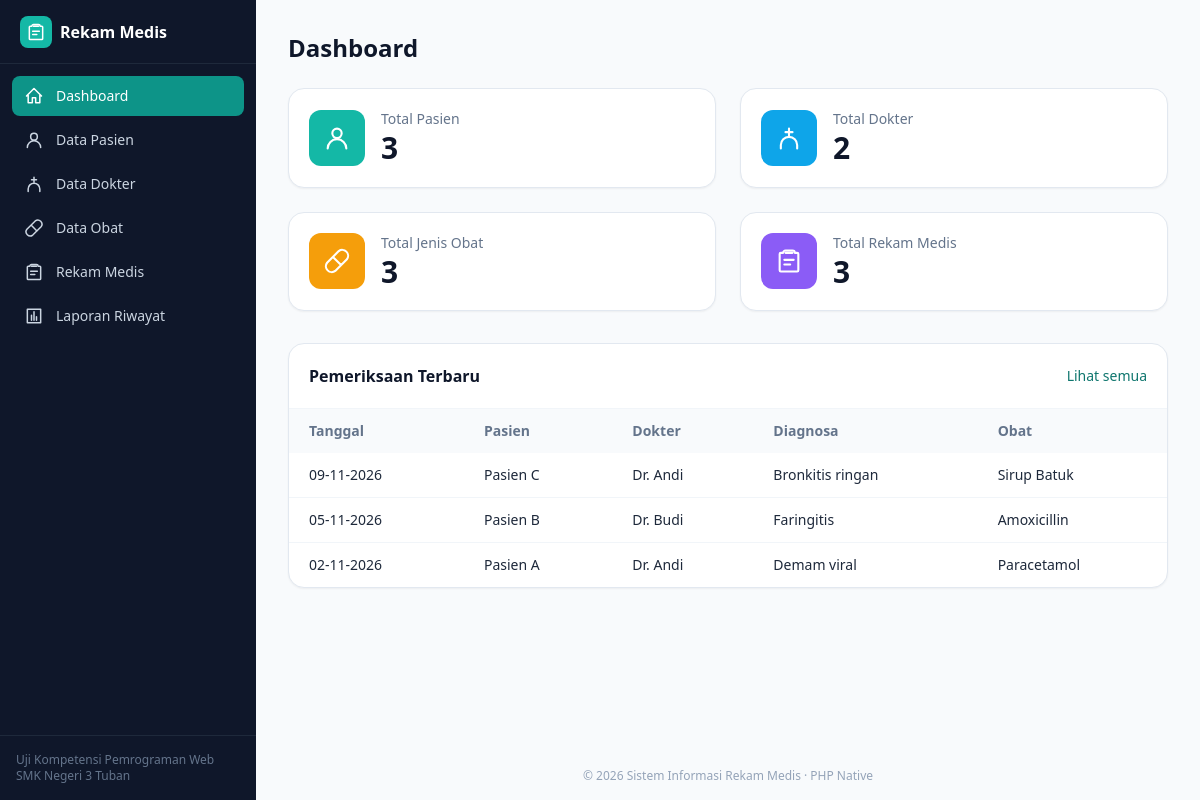
The page / on the database its author committed.
### tables this page shows
CREATE TABLE `rekam_medis` (
  `id_rekam`        INT(11)      NOT NULL AUTO_INCREMENT,
  `id_pasien`       INT(11)      NOT NULL,
  `id_dokter`       INT(11)      NOT NULL,
  `id_obat`         INT(11)      NOT NULL,
  `tanggal_periksa` DATE         NOT NULL,
  `keluhan`         TEXT         NOT NULL,
  `diagnosa`        TEXT         NOT NULL,
  `tindakan`        TEXT         NOT NULL,
  `resep`           VARCHAR(100) NOT NULL,
  PRIMARY KEY (`id_rekam`),
  KEY `idx_rm_pasien` (`id_pasien`),
  KEY `idx_rm_dokter` (`id_dokter`),
  KEY `idx_rm_obat`   (`id_obat`),
  CONSTRAINT `fk_rm_pasien` FOREIGN KEY (`id_pasien`) REFERENCES `pasien` (`id_pasien`)
    ON DELETE RESTRICT ON UPDATE CASCADE,
  CONSTRAINT `fk_rm_dokter` FOREIGN KEY (`id_dokter`) REFERENCES `dokter` (`id_dokter`)
    ON DELETE RESTRICT ON UPDATE CASCADE,
  CONSTRAINT `fk_rm_obat`   FOREIGN KEY (`id_obat`)   REFERENCES `obat` (`id_obat`)
    ON DELETE RESTRICT ON UPDATE CASCADE
);

CREATE TABLE `pasien` (
  `id_pasien`     INT(11)      NOT NULL AUTO_INCREMENT,
  `no_rm`         VARCHAR(20)  NOT NULL,
  `nama_pasien`   VARCHAR(100) NOT NULL,
  `jenis_kelamin` ENUM('L','P') NOT NULL,
  `tanggal_lahir` DATE         NOT NULL,
  `alamat`        TEXT         NOT NULL,
  PRIMARY KEY (`id_pasien`),
  UNIQUE KEY `uk_no_rm` (`no_rm`)
);

CREATE TABLE `dokter` (
  `id_dokter`    INT(11)      NOT NULL AUTO_INCREMENT,
  `nama_dokter`  VARCHAR(100) NOT NULL,
  `spesialisasi` VARCHAR(50)  NOT NULL,
  PRIMARY KEY (`id_dokter`)
);

CREATE TABLE `obat` (
  `id_obat`    INT(11)      NOT NULL AUTO_INCREMENT,
  `nama_obat`  VARCHAR(100) NOT NULL,
  `satuan`     VARCHAR(30)  NOT NULL,
  `stok`       INT(11)      NOT NULL DEFAULT 0,
  PRIMARY KEY (`id_obat`)
);

### index.php (the view)
<?php
require __DIR__ . '/includes/functions.php';
$db = db();
$stats = [
    ['Total Pasien',        count_rows($db, 'pasien'),      'user',      'pasien.php',      'bg-teal-500'],
    ['Total Dokter',        count_rows($db, 'dokter'),      'doctor',    'dokter.php',      'bg-sky-500'],
    ['Total Jenis Obat',    count_rows($db, 'obat'),        'pill',      'obat.php',        'bg-amber-500'],
    ['Total Rekam Medis',   count_rows($db, 'rekam_medis'), 'clipboard', 'rekam_medis.php', 'bg-violet-500'],
];
$terbaru = fetch_all($db,
    "SELECT rm.tanggal_periksa, p.nama_pasien, d.nama_dokter, rm.diagnosa, o.nama_obat
       FROM rekam_medis rm
       INNER JOIN pasien p ON rm.id_pasien = p.id_pasien
       INNER JOIN dokter d ON rm.id_dokter = d.id_dokter
       INNER JOIN obat   o ON rm.id_obat   = o.id_obat
      ORDER BY rm.tanggal_periksa DESC, rm.id_rekam DESC
      LIMIT 5");
$pageTitle = 'Dashboard';
$active = 'dashboard';
require __DIR__ . '/includes/header.php';
?>
<div class="grid grid-cols-1 sm:grid-cols-2 xl:grid-cols-4 gap-4 sm:gap-6">
    <?php foreach ($stats as [$label, $total, $ic, $href, $color]): ?>
        <a href="<?= e($href) ?>" class="group bg-white rounded-2xl border border-slate-200 p-5 shadow-sm hover:shadow-md transition flex items-center gap-4">
            <span class="grid place-items-center w-14 h-14 rounded-xl text-white <?= $color ?>"><?= icon($ic, 'w-7 h-7') ?></span>
            <div>
                <p class="text-sm text-slate-500"><?= e($label) ?></p>
                <p class="text-3xl font-bold text-slate-900 leading-tight" data-stat="<?= e($label) ?>"><?= (int)$total ?></p>
            </div>
        </a>
    <?php endforeach; ?>
</div>
<section class="mt-8 bg-white rounded-2xl border border-slate-200 shadow-sm">
    <div class="flex items-center justify-between p-5 border-b border-slate-100">
        <h2 class="font-semibold text-slate-900">Pemeriksaan Terbaru</h2>
        <a href="laporan.php" class="text-sm font-medium text-teal-700 hover:underline">Lihat semua</a>
    </div>
    <?php if (!$terbaru): ?>
        <p class="p-6 text-sm text-slate-500">Belum ada riwayat pemeriksaan.</p>
    <?php else: ?>
        <div class="overflow-x-auto">
            <table class="w-full text-sm min-w-[640px]">
                <thead class="bg-slate-50 text-left text-slate-500">
                    <tr><th class="px-5 py-3">Tanggal</th><th class="px-5 py-3">Pasien</th><th class="px-5 py-3">Dokter</th><th class="px-5 py-3">Diagnosa</th><th class="px-5 py-3">Obat</th></tr>
                </thead>
                <tbody class="divide-y divide-slate-100">
                <?php foreach ($terbaru as $r): ?>
                    <tr>
                        <td class="px-5 py-3 whitespace-nowrap"><?= e(tgl($r['tanggal_periksa'])) ?></td>
                        <td class="px-5 py-3 font-medium"><?= e($r['nama_pasien']) ?></td>
                        <td class="px-5 py-3"><?= e($r['nama_dokter']) ?></td>
                        <td class="px-5 py-3"><?= e($r['diagnosa']) ?></td>
                        <td class="px-5 py-3"><?= e($r['nama_obat']) ?></td>
                    </tr>
                <?php endforeach; ?>
                </tbody>
            </table>
        </div>
    <?php endif; ?>
</section>
<?php require __DIR__ . '/includes/footer.php'; ?>

### includes/header.php (shortened to what this page needs)
<?php
$pageTitle = $pageTitle ?? 'Rekam Medis';
$active    = $active ?? '';
$menu = [
    'dashboard'   => ['index.php',       'Dashboard',          'home'],
    'pasien'      => ['pasien.php',      'Data Pasien',        'user'],
    'dokter'      => ['dokter.php',      'Data Dokter',        'doctor'],
    'obat'        => ['obat.php',        'Data Obat',          'pill'],
    'rekam_medis' => ['rekam_medis.php', 'Rekam Medis',        'clipboard'],
    'laporan'     => ['laporan.php',     'Laporan Riwayat',    'report'],
];
?>
<!doctype html>
<html lang="id">
<head>
    <script src="https://cdn.tailwindcss.com"></script>
</head>
<body class="bg-slate-50 text-slate-800 antialiased">
<aside id="sidebar"
       class="fixed inset-y-0 left-0 w-64 bg-slate-900 text-slate-200 z-40 transform -translate-x-full lg:translate-x-0 transition-transform duration-200 flex flex-col">
    <div class="flex items-center justify-between px-5 h-16 border-b border-slate-800">
        <div class="flex items-center gap-2 font-bold text-white">
            <span class="grid place-items-center w-8 h-8 rounded-lg bg-teal-500"><?= icon('clipboard', 'w-5 h-5 text-white') ?></span>
            Rekam Medis
        </div>
    </div>
    <nav class="flex-1 overflow-y-auto p-3 space-y-1">
        <?php foreach ($menu as $key => [$href, $label, $ic]): ?>
            <a href="<?= e($href) ?>"
               class="flex items-center gap-3 px-3 py-2.5 rounded-lg text-sm font-medium transition <?= $active === $key ? 'bg-teal-600 text-white' : 'hover:bg-slate-800 text-slate-300' ?>"
               <?= $active === $key ? 'aria-current="page"' : '' ?>>
                <?= icon($ic) ?> <?= e($label) ?>
            </a>
        <?php endforeach; ?>
    </nav>
    <div class="p-4 text-xs text-slate-500 border-t border-slate-800">Uji Kompetensi Pemrograman Web<br>SMK Negeri 3 Tuban</div>
</aside>
<div class="lg:ml-64 min-h-screen flex flex-col">
    <main class="flex-1 p-4 sm:p-6 lg:p-8 max-w-7xl w-full mx-auto">
        <div class="mb-6 hidden lg:block">
            <h1 class="text-2xl font-bold text-slate-900"><?= e($pageTitle) ?></h1>
        </div>

### includes/functions.php (shortened to what this page needs)
<?php
function e($v): string
{
    return htmlspecialchars((string)$v, ENT_QUOTES, 'UTF-8');
}
function fetch_all(mysqli $db, string $sql, string $types = '', array $params = []): array
{
    $st = $db->prepare($sql);
    $st->execute();
    $rows = $st->get_result()->fetch_all(MYSQLI_ASSOC);
    return $rows;
}
function tgl(string $d): string
{
    $dt = DateTime::createFromFormat('Y-m-d', $d);
    return $dt ? $dt->format('d-m-Y') : $d;
}
function icon(string $name, string $cls = 'w-5 h-5'): string
{
    $paths = [
        'home'     => 'M3 12l9-9 9 9M5 10v10h5v-6h4v6h5V10',
        'user'     => 'M12 12a4 4 0 100-8 4 4 0 000 8zM4 21a8 8 0 0116 0',
        'doctor'   => 'M12 4v6m-3-3h6M5 21v-3a7 7 0 0114 0v3',
        'pill'     => 'M10.5 20.5a5 5 0 01-7-7l10-10a5 5 0 017 7l-10 10zM8.5 8.5l7 7',
        'clipboard'=> 'M9 5h6M9 3h6a2 2 0 012 2v0h2a1 1 0 011 1v14a1 1 0 01-1 1H5a1 1 0 01-1-1V6a1 1 0 011-1h2v0a2 2 0 012-2zM8 11h8M8 15h5',
        'report'   => 'M9 17v-6m3 6V7m3 10v-4M4 4h16v16H4z',
        'menu'     => 'M4 6h16M4 12h16M4 18h16',
        'close'    => 'M6 6l12 12M18 6L6 18',
        'edit'     => 'M4 20h4L19 9a2.8 2.8 0 00-4-4L4 16v4z',
        'trash'    => 'M4 7h16M10 11v6m4-6v6M6 7l1 13h10l1-13M9 7V4h6v3',
        'plus'     => 'M12 5v14M5 12h14',
        'check'    => 'M5 13l4 4L19 7',
        'warn'     => 'M12 9v4m0 4h.01M10.3 3.9L2.4 18a2 2 0 001.7 3h15.8a2 2 0 001.7-3L13.7 3.9a2 2 0 00-3.4 0z',
        'print'    => 'M7 9V3h10v6M7 17H5a1 1 0 01-1-1v-5a2 2 0 012-2h12a2 2 0 012 2v5a1 1 0 01-1 1h-2M7 14h10v7H7z',
    ];
    $d = $paths[$name] ?? '';
    return '<svg class="' . e($cls) . '" fill="none" stroke="currentColor" stroke-width="1.8" '
         . 'stroke-linecap="round" stroke-linejoin="round" viewBox="0 0 24 24" aria-hidden="true">'
         . '<path d="' . $d . '"/></svg>';
}

### includes/footer.php (shortened to what this page needs)
    </main>
    <footer class="px-8 py-4 text-xs text-slate-400 text-center no-print">
        &copy; <?= date('Y') ?> Sistem Informasi Rekam Medis &middot; PHP Native
    </footer>
</div>
</body>
</html>

### rows shown on the page
rekam_medis: tanggal_periksa "09-11-2026", id_pasien.nama_pasien "Pasien C", id_dokter.nama_dokter "Dr. Andi", diagnosa "Bronkitis ringan", id_obat.nama_obat "Sirup Batuk"
rekam_medis: tanggal_periksa "05-11-2026", id_pasien.nama_pasien "Pasien B", id_dokter.nama_dokter "Dr. Budi", diagnosa "Faringitis", id_obat.nama_obat "Amoxicillin"
rekam_medis: tanggal_periksa "02-11-2026", id_pasien.nama_pasien "Pasien A", id_dokter.nama_dokter "Dr. Andi", diagnosa "Demam viral", id_obat.nama_obat "Paracetamol"

### other values the page prints
$label "Dashboard"
$label "Data Pasien"
$label "Data Dokter"
$label "Data Obat"
$label "Rekam Medis"
$label "Laporan Riwayat"
$pageTitle "Dashboard"
$label "Total Pasien"
$total "3"
$label "Total Dokter"
$total "2"
$label "Total Jenis Obat"
$label "Total Rekam Medis"
